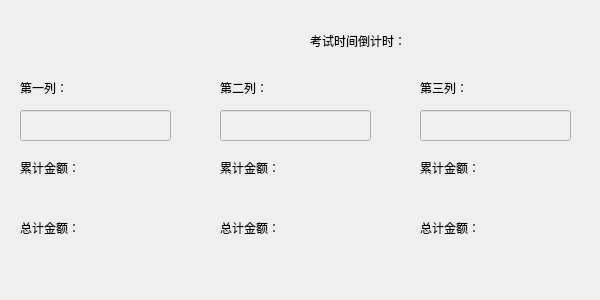
<?xml version="1.0" encoding="UTF-8"?>
<ui version="4.0">
 <class>Ex2Dialog</class>
 <widget class="QDialog" name="Ex2Dialog">
  <property name="geometry">
   <rect>
    <x>0</x>
    <y>0</y>
    <width>600</width>
    <height>300</height>
   </rect>
  </property>
  <property name="windowTitle">
   <string>平打</string>
  </property>
  <widget class="QLabel" name="label">
   <property name="geometry">
    <rect>
     <x>20</x>
     <y>80</y>
     <width>71</width>
     <height>16</height>
    </rect>
   </property>
   <property name="text">
    <string>第一列：</string>
   </property>
  </widget>
  <widget class="Ex2LineEdit" name="lineEdit_1">
   <property name="enabled">
    <bool>false</bool>
   </property>
   <property name="geometry">
    <rect>
     <x>20</x>
     <y>110</y>
     <width>151</width>
     <height>31</height>
    </rect>
   </property>
   <property name="alignment">
    <set>Qt::AlignRight|Qt::AlignTrailing|Qt::AlignVCenter</set>
   </property>
  </widget>
  <widget class="QLabel" name="label_2">
   <property name="geometry">
    <rect>
     <x>20</x>
     <y>160</y>
     <width>151</width>
     <height>16</height>
    </rect>
   </property>
   <property name="text">
    <string>累计金额：</string>
   </property>
  </widget>
  <widget class="QLabel" name="label_c_1">
   <property name="geometry">
    <rect>
     <x>20</x>
     <y>185</y>
     <width>151</width>
     <height>21</height>
    </rect>
   </property>
   <property name="text">
    <string/>
   </property>
  </widget>
  <widget class="QLabel" name="label_3">
   <property name="geometry">
    <rect>
     <x>20</x>
     <y>220</y>
     <width>151</width>
     <height>16</height>
    </rect>
   </property>
   <property name="text">
    <string>总计金额：</string>
   </property>
  </widget>
  <widget class="QLabel" name="label_t_1">
   <property name="geometry">
    <rect>
     <x>20</x>
     <y>250</y>
     <width>151</width>
     <height>21</height>
    </rect>
   </property>
   <property name="text">
    <string/>
   </property>
  </widget>
  <widget class="QLabel" name="label_4">
   <property name="geometry">
    <rect>
     <x>220</x>
     <y>80</y>
     <width>71</width>
     <height>16</height>
    </rect>
   </property>
   <property name="text">
    <string>第二列：</string>
   </property>
  </widget>
  <widget class="QLabel" name="label_c_2">
   <property name="geometry">
    <rect>
     <x>220</x>
     <y>185</y>
     <width>151</width>
     <height>21</height>
    </rect>
   </property>
   <property name="text">
    <string/>
   </property>
  </widget>
  <widget class="QLabel" name="label_5">
   <property name="geometry">
    <rect>
     <x>220</x>
     <y>160</y>
     <width>151</width>
     <height>16</height>
    </rect>
   </property>
   <property name="text">
    <string>累计金额：</string>
   </property>
  </widget>
  <widget class="QLabel" name="label_t_2">
   <property name="geometry">
    <rect>
     <x>220</x>
     <y>250</y>
     <width>151</width>
     <height>21</height>
    </rect>
   </property>
   <property name="text">
    <string/>
   </property>
  </widget>
  <widget class="Ex2LineEdit" name="lineEdit_2">
   <property name="enabled">
    <bool>false</bool>
   </property>
   <property name="geometry">
    <rect>
     <x>220</x>
     <y>110</y>
     <width>151</width>
     <height>31</height>
    </rect>
   </property>
   <property name="alignment">
    <set>Qt::AlignRight|Qt::AlignTrailing|Qt::AlignVCenter</set>
   </property>
  </widget>
  <widget class="QLabel" name="label_6">
   <property name="geometry">
    <rect>
     <x>220</x>
     <y>220</y>
     <width>151</width>
     <height>16</height>
    </rect>
   </property>
   <property name="text">
    <string>总计金额：</string>
   </property>
  </widget>
  <widget class="QLabel" name="label_c_3">
   <property name="geometry">
    <rect>
     <x>420</x>
     <y>185</y>
     <width>151</width>
     <height>21</height>
    </rect>
   </property>
   <property name="text">
    <string/>
   </property>
  </widget>
  <widget class="QLabel" name="label_7">
   <property name="geometry">
    <rect>
     <x>420</x>
     <y>160</y>
     <width>151</width>
     <height>16</height>
    </rect>
   </property>
   <property name="text">
    <string>累计金额：</string>
   </property>
  </widget>
  <widget class="QLabel" name="label_8">
   <property name="geometry">
    <rect>
     <x>420</x>
     <y>80</y>
     <width>71</width>
     <height>16</height>
    </rect>
   </property>
   <property name="text">
    <string>第三列：</string>
   </property>
  </widget>
  <widget class="QLabel" name="label_t_3">
   <property name="geometry">
    <rect>
     <x>420</x>
     <y>250</y>
     <width>151</width>
     <height>21</height>
    </rect>
   </property>
   <property name="text">
    <string/>
   </property>
  </widget>
  <widget class="Ex2LineEdit" name="lineEdit_3">
   <property name="enabled">
    <bool>false</bool>
   </property>
   <property name="geometry">
    <rect>
     <x>420</x>
     <y>110</y>
     <width>151</width>
     <height>31</height>
    </rect>
   </property>
   <property name="alignment">
    <set>Qt::AlignRight|Qt::AlignTrailing|Qt::AlignVCenter</set>
   </property>
  </widget>
  <widget class="QLabel" name="label_9">
   <property name="geometry">
    <rect>
     <x>420</x>
     <y>220</y>
     <width>151</width>
     <height>16</height>
    </rect>
   </property>
   <property name="text">
    <string>总计金额：</string>
   </property>
  </widget>
  <widget class="QLabel" name="label_l_1">
   <property name="geometry">
    <rect>
     <x>127</x>
     <y>80</y>
     <width>41</width>
     <height>20</height>
    </rect>
   </property>
   <property name="text">
    <string/>
   </property>
  </widget>
  <widget class="QLabel" name="label_l_2">
   <property name="geometry">
    <rect>
     <x>330</x>
     <y>80</y>
     <width>41</width>
     <height>20</height>
    </rect>
   </property>
   <property name="text">
    <string/>
   </property>
  </widget>
  <widget class="QLabel" name="label_l_3">
   <property name="geometry">
    <rect>
     <x>530</x>
     <y>80</y>
     <width>41</width>
     <height>20</height>
    </rect>
   </property>
   <property name="text">
    <string/>
   </property>
  </widget>
  <widget class="QLabel" name="label_10">
   <property name="geometry">
    <rect>
     <x>310</x>
     <y>30</y>
     <width>121</width>
     <height>21</height>
    </rect>
   </property>
   <property name="text">
    <string>考试时间倒计时：</string>
   </property>
  </widget>
  <widget class="QLabel" name="label_time_left">
   <property name="geometry">
    <rect>
     <x>440</x>
     <y>30</y>
     <width>131</width>
     <height>21</height>
    </rect>
   </property>
   <property name="text">
    <string/>
   </property>
  </widget>
 </widget>
 <customwidgets>
  <customwidget>
   <class>Ex2LineEdit</class>
   <extends>QLineEdit</extends>
   <header>ex2lineedit.h</header>
  </customwidget>
 </customwidgets>
 <resources/>
 <connections/>
</ui>
